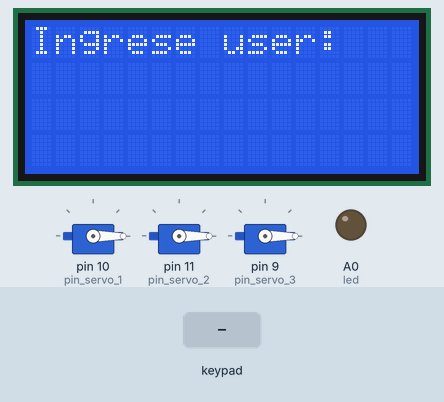
This sketch was run on a simulated Arduino Uno, built with avr-gcc and run on an emulated ATmega328P. Shown: 16×4 character LCD, 3 × servo, output pins drawn as LEDs (lit = HIGH). The test bench sets the inputs (shaded band). EEPROM starts erased.

Above: at 1.2 s.
1.3 s: keypad keys 8 7 6 5 # pressed 0.4 s apart
At 4.7 s:
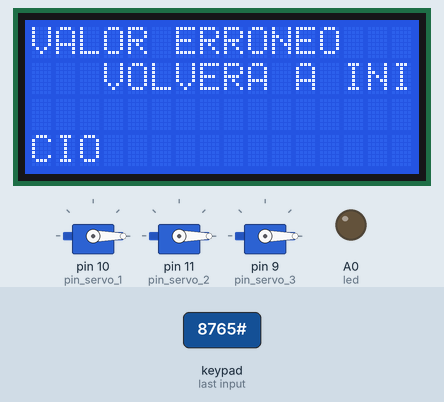
5.0 s: key '2' pressed
At 6.5 s:
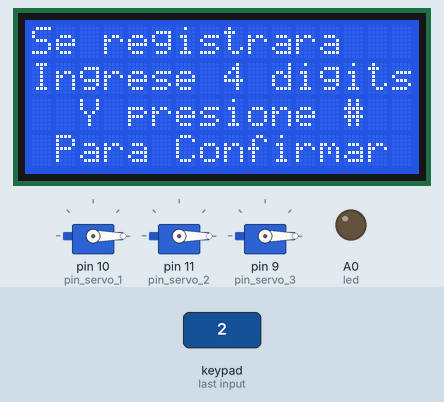
8.0 s: keypad keys 3 4 5 7 # pressed 0.4 s apart
At 11.7 s:
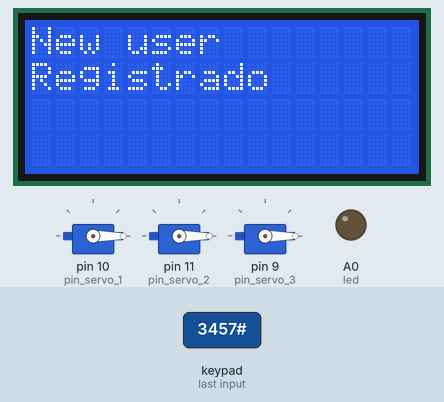
14.8 s: key '3' pressed
17.8 s: keypad keys 3 4 5 7 pressed 0.4 s apart
At 19.9 s:
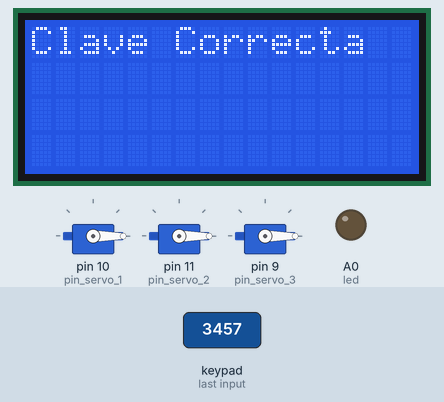
20.9 s: keypad keys 8 7 6 5 pressed 0.4 s apart
At 26.3 s:
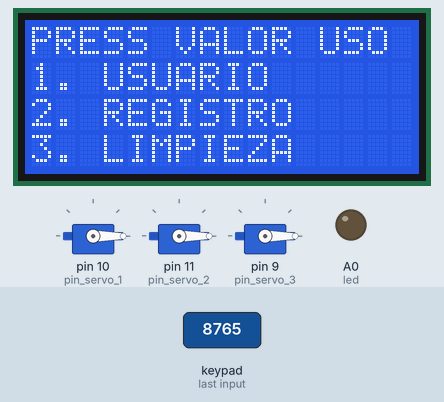
Timing chart, 0 to 26.5 s (numbered marks = the images above; inputs shaded):
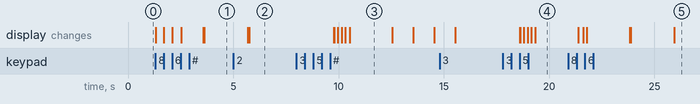

Measured:
- after the input at 1.3 s, the display: first changes at once (image 1 shows a later state)
- after the input at 5.0 s, the display: first differs from a run without the input after 0.76 s (image 2)
- after the input at 8.0 s, the display: first differs from a run without the input after 1.8 s (image 3 shows a later state)
- after the input at 17.8 s, the display: first differs from a run without the input after 1.0 s (image 4 shows a later state)
- after the input at 20.9 s, the display: first differs from a run without the input after 0.72 s (image 5 shows a later state)
- what the display in image 3 shows lasts 2.0 s, from 10.5 s to 12.5 s

The sketch:

code.ino
```cpp
/*
 * codigo para proyecto cdio 3.
 * posee ui con lcd 16x4 y varios sensores infrared
 * info de sensores se envia a Raspb by I2c
 */

#include <LiquidCrystal_I2C.h>
#include <EEPROM.h>
#include <Wire.h>
#include <Servo.h>
#include <Keypad.h>

LiquidCrystal_I2C lcd(0x27,16,4);

Servo servo_1;  //servo para habilitar agujero small
Servo servo_2;  //servo para habilitar agujero medio
Servo servo_3;  //servo para habilitar almacen

//define infrared sensors...
#define infrared1 0 //infrared DN80k sensor
#define infrared2 1 //infrared DN80k sensor
#define led A0
#define pin_servo_1 10
#define pin_servo_2 11
#define pin_servo_3 9

#define I2C_SLAVE 0x08


const byte Filas = 4;  //Cuatro filas
const byte Cols = 3;   //Cuatro columnas

//char Teclas [ Filas ][ Cols ] =
// {
//    {'1','2','3','A'},
//    {'4','5','6','B'},
//    {'7','8','9','C'},
//    {'*','0','#','D'}
// };

char Teclas [ Filas ][ Cols ] =
 {
    {'1','2','3'},
    {'4','5','6'},
    {'7','8','9'},
    {'*','0','#'}
 };

//byte Pins_Filas[] = {9,8,7,6};//Pines Arduino a las filasbyte
//byte Pins_Cols[] = {5,4,3,2}; // Pines Arduino a las columnas.

byte Pins_Filas[] = {8,7,6,5};//Pines Arduino a las filasbyte
byte Pins_Cols[] = {4,3,2}; // Pines Arduino a las columnas.

//char codigoSecreto[4] = {'2','2','5','5'}; // Aqui va el codigo secreto
char Key;
char words;
int digits [5]; //save los 4 digits of new user pass
int valor;
int new_users[11]; //save passWords new users
int new_pass=0; //save temporaly pass new user to inser it into array
int x=0; //auxiliar en taka dat from eeprom

int pw,admi_pass=3457; // pass 4 admi 3457
int pu,user_pass=2345; //user pass 4 demo

int dat_ee=0;

int pos=0,clave=0;
int plus=0;
int sum=0; //acumula puntos
int k=0;
int points=30;
bool flag=false,detection=false;
bool screen=false;
bool screen_1=false;
int cursor=5;
int posicion=0;

//ID user
//char user_id [10]={'1','0','9',
//                  '4','9','6','5',
 //                 '6','8','8'
//};

//Keypad keypad = Keypad( makeKeymap(keys), rowPins, colPins, ROWS, COLS );
Keypad Teclado1 = Keypad(makeKeymap(Teclas), Pins_Filas, Pins_Cols, Filas, Cols);


void setup(){

  Wire.begin(I2C_SLAVE);
  lcd.init();
  lcd.backlight();
  lcd.setBacklight(HIGH);
  pinMode(infrared1,INPUT_PULLUP);
  pinMode(infrared2,INPUT_PULLUP);
  pinMode(led,OUTPUT);
  servo_1.attach(pin_servo_1);
  servo_2.attach(pin_servo_2);
  servo_3.attach(pin_servo_3);
  Serial.begin(9600);
  //keypad.addEventListener(keypadEvent); // Add an event listener for this keypad

  //new_users[0]=take_dat_from_eeprom();

  servo_1.write(0); //default position
  servo_2.write(0); //default position
  servo_3.write(0); //default position

  lcd.home();
  Wire.onRequest(sendData);
  Wire.onReceive(receiveData);

}

void  loop(){

new_users[0]=user_pass;
  //ui_init();

log_in_user();
  //options();

  //sign_user();
   //view_eeprom();
  //dat_ee=take_dat_from_eeprom();
  //lcd.print(new_users[0]);

}//loop

void options(){

  char k;
  lcd.clear();
  lcd.setCursor(0,0);

  while(1){

  lcd.print("PRESS VALOR USO");
  lcd.setCursor(0,1);
  lcd.print("1. USUARIO");
  lcd.setCursor(-4,2);
  lcd.print("2. REGISTRO");
  lcd.setCursor(-4,3);
  lcd.print("3. LIMPIEZA");

  k=Teclado1.waitForKey();
  if(k=='1'){
      log_in_user(); //log user
      break;
  }
  else if(k=='2'){
      sign_user(); //registro user
      break;
  }
  else if(k=='3'){
      log_in_clean(); //limpieza
      break;
  }
   else {
    error_time();
    options();
   }

  } //end while
}

void error_time(){

  lcd.clear();
  lcd.setCursor(0,0);
  lcd.print("VALOR ERRONEO");
  lcd.setCursor(3,1);
  lcd.print("VOLVERA A INICIO");
  delay(2000);
}


//funcion inicio UI
void ui_init(){

  lcd.clear();
  lcd.setCursor(0,0);
  lcd.print(" REVERSE ");
  lcd.setCursor(2,1);
  lcd.print("RECYCLING ");
  lcd.setCursor(-2,2);
  lcd.print(" MACHINE ");
  lcd.setCursor(-2,3);
  lcd.print("  BIENVENIDO");
  delay(3000);
}


void log_in_user(){ //funcion de ingreso usuario limpieza

  bool why=false;
  int n=0;
  lcd.clear();
  lcd.setCursor(0,0);
  lcd.print("Ingrese user: ");

  pu=admi_password();

  for(n=0;n<10;n++){
    if(pu==new_users[n])
      why=true;
  }
  //if(pu==new_users[n]){
  if(why){
    char h;
    lcd.clear();
    lcd.setCursor(0,0);
    lcd.print("Clave Correcta");
    delay(2000);
    lcd.clear();
    lcd.setCursor(0,0);
    lcd.print("1. Add residuo");
    lcd.setCursor(0,1);
    lcd.print("2. Estadistica");
    lcd.setCursor(-4,2);
    lcd.print("3. Log out");

    h=Teclado1.waitForKey();

    if(h=='1'){
    add_residuo();
    //h="";
    }
    else if(h=='2'){
      watch_points();
      h="";
    }
    else if(h=='3')
      options();
  }
  else {
    lcd.clear();
    lcd.setCursor(0,0);
    lcd.print("clave erronea");
    delay(1000);
    options();
  }


}

void log_in_clean(){ //funcion de ingreso usuario limpieza

  lcd.clear();
  lcd.setCursor(0,0);
  lcd.print("Ingrese clave: ");

  pw=admi_password();

  if(pw==admi_pass){
    char h;
    lcd.clear();
    lcd.setCursor(0,0);
    lcd.print("Clave Correcta");
    delay(2000);
    lcd.clear();
    lcd.setCursor(0,0);
    lcd.print("1. Open gate");
    lcd.setCursor(0,1);
    lcd.print("2. Close gate");
    lcd.setCursor(-4,2);
    lcd.print("3. Log out");
    //actuador...
    h=Teclado1.waitForKey();

    if(h=='1'){
    open_gate(servo_3,0,180,200); //open gate 4 recolector
    h="";
    }
    else if(h=='2'){
      close_gate(servo_3,180,0,200);
      h="";
    }
    else if(h=='3')
      options();
  }
  else {
    lcd.clear();
    lcd.setCursor(0,0);
    lcd.print("clave erronea");
    delay(1000);
    options();
  }


} //end funcion clean

int admi_password(){ //obtiene valores de password limpieza

  int pass,i=0;
  String KeyWord;
  lcd.setCursor(0,1);
  while(i<4){
    Key=Teclado1.waitForKey(); //Espera até presionar botão
    if(Key>='0' && Key<='9'){
      lcd.print('*');
      KeyWord += Key;   //Armazena os caracteres
      i++;
    }
    if(Key=='#')
      i=4;
  }
  if(KeyWord.length()>0) pass=KeyWord.toInt();
  else pass=0;

  return pass;
}

int infrared_detection(int pin){ //suma puntos
  int detect=digitalRead(pin);

  if(detect==LOW){
      digitalWrite(led,1); //led auxiliar
      if(flag){
      sum+=10;
      flag=false;
      }
  }
   else {
   digitalWrite(led,0);
   flag=true;
   }

  return sum;
}

void add_residuo(){
          char j;
          lcd.clear();
          while(1){
          lcd.setCursor(0,0);
          lcd.print("Ingrese Residuo");
          screen=detec_press(infrared1); //verifica presencia objeto antes de sumar puntos
          screen_1=detec_press(infrared2); //verifica presencia objeto antes de sumar puntos
          if(screen){
          points=infrared_detection(infrared1); //suma puntos
          sendData(points); //send points 2 raspb
          move_servo(servo_1,0,180,200);//num servo, init, end, time. (values 4 test only, gotta change em)
          lcd.setCursor(0,1);
          lcd.print("Points are: ");
          lcd.setCursor(-2,2);
          lcd.print(points);
          delay(3000);

          lcd.clear();
          lcd.setCursor(0,0);
          lcd.print("1. Nuevo residuo");
          lcd.setCursor(0,1);
          lcd.print("2. Salir");

          j=Teclado1.waitForKey();
          if(j=='1')
              screen_1=screen=false;
          else if(j=='2'){
              options();
             break;
          }
      }
      else if(screen_1){
          points=infrared_detection(infrared1); //suma puntos
          sendData(points); //send points 2 raspb
          move_servo(servo_2,0,180,200);//num servo, init, end, time. (values 4 test only, gotta change em)
          lcd.setCursor(0,1);
          lcd.print("Points are: ");
          lcd.setCursor(-2,2);
          lcd.print(points);
          delay(3000);

          lcd.clear();
          lcd.setCursor(0,0);
          lcd.print("1. Nuevo residuo");
          lcd.setCursor(0,1);
          lcd.print("2. Salir");

          j=Teclado1.waitForKey();
          if(j=='1')
              screen_1=screen=false;
          else if(j=='2'){
              options();
             break;
          }
      }
   }
}

void watch_points(){

          lcd.clear();
          lcd.setCursor(0,1);
          lcd.print("Points are: ");
          lcd.setCursor(-2,2);
          lcd.print(points);
          delay(3000);
          //break;
          options();
}

bool detec_press(int pin){
  int detect=digitalRead(pin);
  if(detect==LOW) detection=true;

   else detection=false;
   return detection;
}

void move_servo(Servo which,int initGrades,int Limgrades,int sleep){
  int pos;
  for (pos=initGrades;pos<=Limgrades;pos++){
    which.write(pos);
    delay(sleep);
  }
  for (pos=Limgrades;pos>=initGrades;pos--){
    which.write(pos);
    delay(sleep);
  }
}

void open_gate(Servo wh,int ini,int endd,int sleep){
  int pos;
  for (pos=ini;pos<=endd;pos++){
    wh.write(pos);
    delay(sleep);
  }
}

void close_gate(Servo wh,int ini,int endd,int slep){
  int pos;
  for (pos=endd;pos>=ini;pos--){
    wh.write(pos);
    delay(slep);
  }
}

void sendData(int val){ //envia valores de puntos a Raspbe by i2c
  Wire.write(val);
}

void receiveData(int nBytes){
  //Serial.print(F("Recieved event"));
  plus=Wire.read();

}

void sign_user(){ //funcion para registro usuario

    int pass,i=0,j=0;
    String KeyWord;

    lcd.clear();
    lcd.setCursor(0,0);
    lcd.print("Se registrara");
    lcd.setCursor(0,1);
    lcd.print("Ingrese 4 digits");
    lcd.setCursor(-2,2);
    lcd.print("Y presione #");
    lcd.setCursor(-3,3);
    lcd.print("Para Confirmar");
    delay(4000);
    lcd.clear();

  lcd.setCursor(4,0);
  lcd.print("New user");
  lcd.setCursor(4,1);

  while(k<5){
    Key=Teclado1.waitForKey(); //Espera até presionar botão
    if(Key>='0' && Key<='9'){
      lcd.print(Key);
//      pass=Key.toInt();
      //pass=String(Key).toInt(); //ok 4 int
      //digits[k]=pass;           //ok 4 int
      digits[k]=Key;               //4 char
      k++;
    }
    if(Key=='#' && k==4){
      for(j=0;j<4;j++)
          save_eeprom(j,digits[j]); //write into eeprom
      lcd.clear();
      lcd.setCursor(0,0);
      lcd.print("New user");
      lcd.setCursor(0,1);
      lcd.print("Registrado");
      delay(2000);
      lcd.setCursor(0,2);
      lcd.print("Es: ");
      for(int l=0;l<4;l++){
        lcd.print(digits[l]);
        delay(1000);
      }
      delay(2000);
      options();

    }
    //else error_time();

  }


}

void save_eeprom(int dir,int val){

  EEPROM.put(dir,val);

}

void view_eeprom(){
  for(int i=0;i<1024;i++)
  Serial.println(EEPROM.read(i));
}

int take_dat_from_eeprom(){
  String dats;
  char ch;
  int st_int;
  for(x=0;x<4;x++)
    dats+=EEPROM.get(x,ch);

    return st_int=dats.toInt();
}
```
